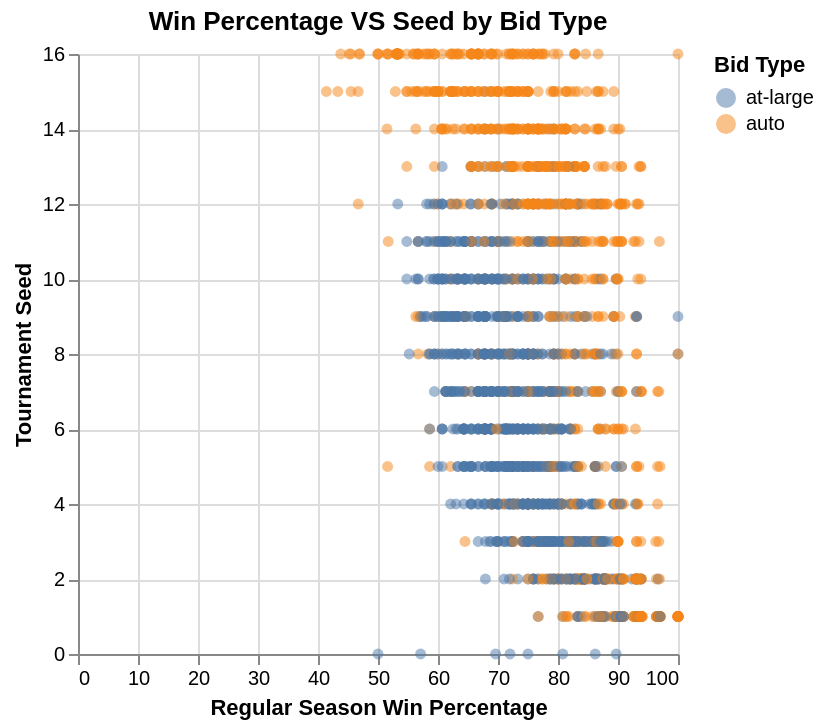

This figure's notebook cell:
### Markdown cell above
<div style="background-color: #f0f0f0; padding: 10px;">
    
#### Part 4.5: Visualize Relationships (8 points)

Based on your research question:
- Create at least two visualizations that look at the relationship between two variables that are relevant to the research question.
- For each visualization, briefly describe how this is relevant to the analysis (in 100 words or less).
- Be sure the plots are clear, consice, and readable. Provide English titles and axis labels. 

*You may add more markdown and code cells if you choose to provide more than two plots.*
</div>

### Code cell
alt.Chart(tidy_data).mark_circle(opacity=0.5).encode(
    alt.X("reg_wins_pct:Q", title="Regular Season Win Percentage"),
    alt.Y("seed:Q", title="Tournament Seed"),
    alt.Color("bid:N", title="Bid Type")
).properties(title="Win Percentage VS Seed by Bid Type")

### Figure 1 — Vega-Lite specification as saved in the notebook (floating-point values rounded to 4 significant figures; data arrays with more than 128 entries replaced by an {"elided": "..."} marker saying what was removed)
{"config": {"view": {"continuousWidth": 300, "continuousHeight": 300}}, "data": {"name": "data-a51e5bcb88dba091db52897e4fba27b8"}, "mark": {"type": "circle", "opacity": 0.5}, "encoding": {"color": {"field": "bid", "title": "Bid Type", "type": "nominal"}, "x": {"field": "reg_wins_pct", "title": "Regular Season Win Percentage", "type": "quantitative"}, "y": {"field": "seed", "title": "Tournament Seed", "type": "quantitative"}}, "title": "Win Percentage VS Seed by Bid Type", "$schema": "https://vega.github.io/schema/vega-lite/v5.20.1.json", "datasets": {"data-a51e5bcb88dba091db52897e4fba27b8": {"elided": "2092 records"}}}
